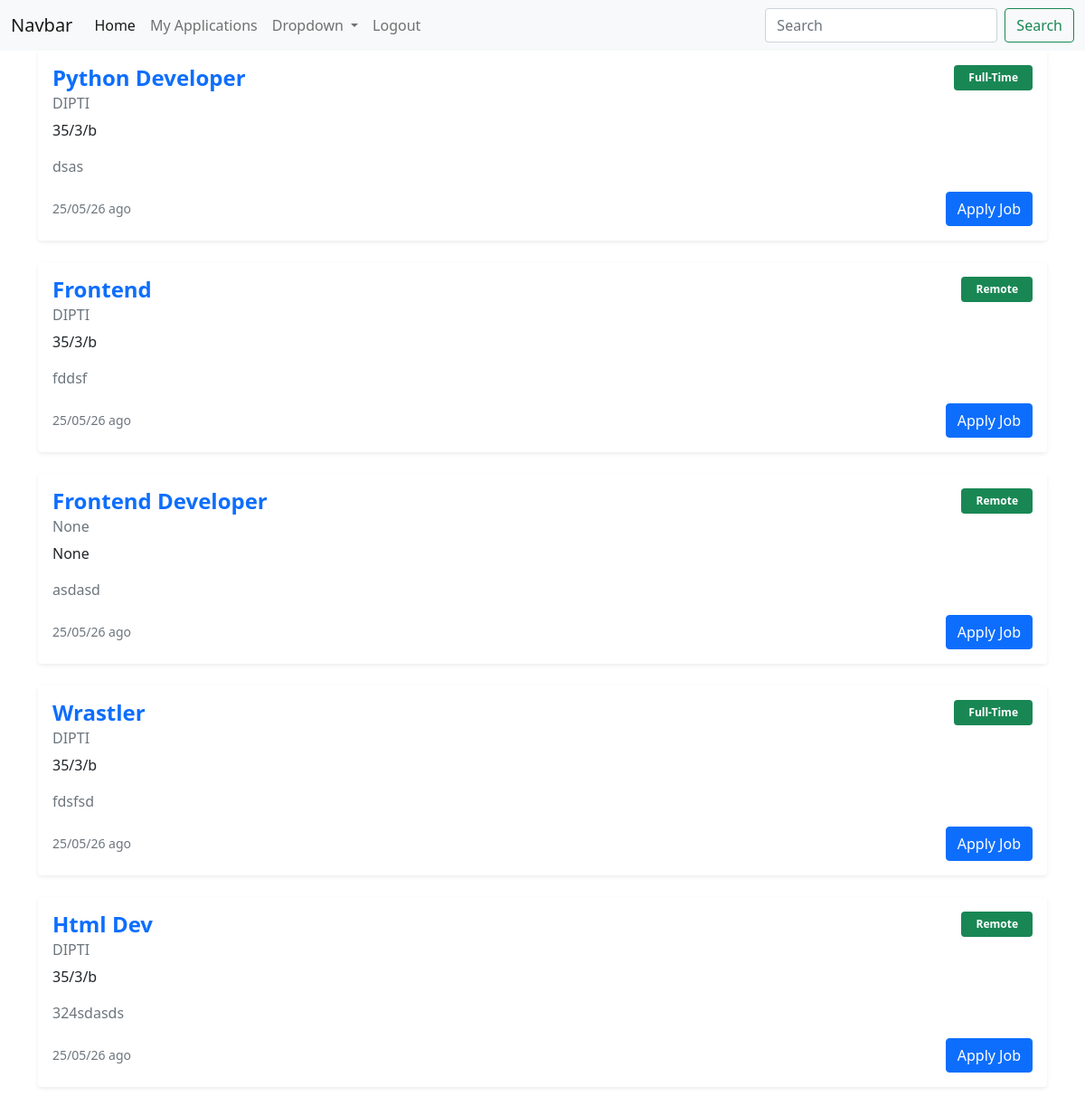
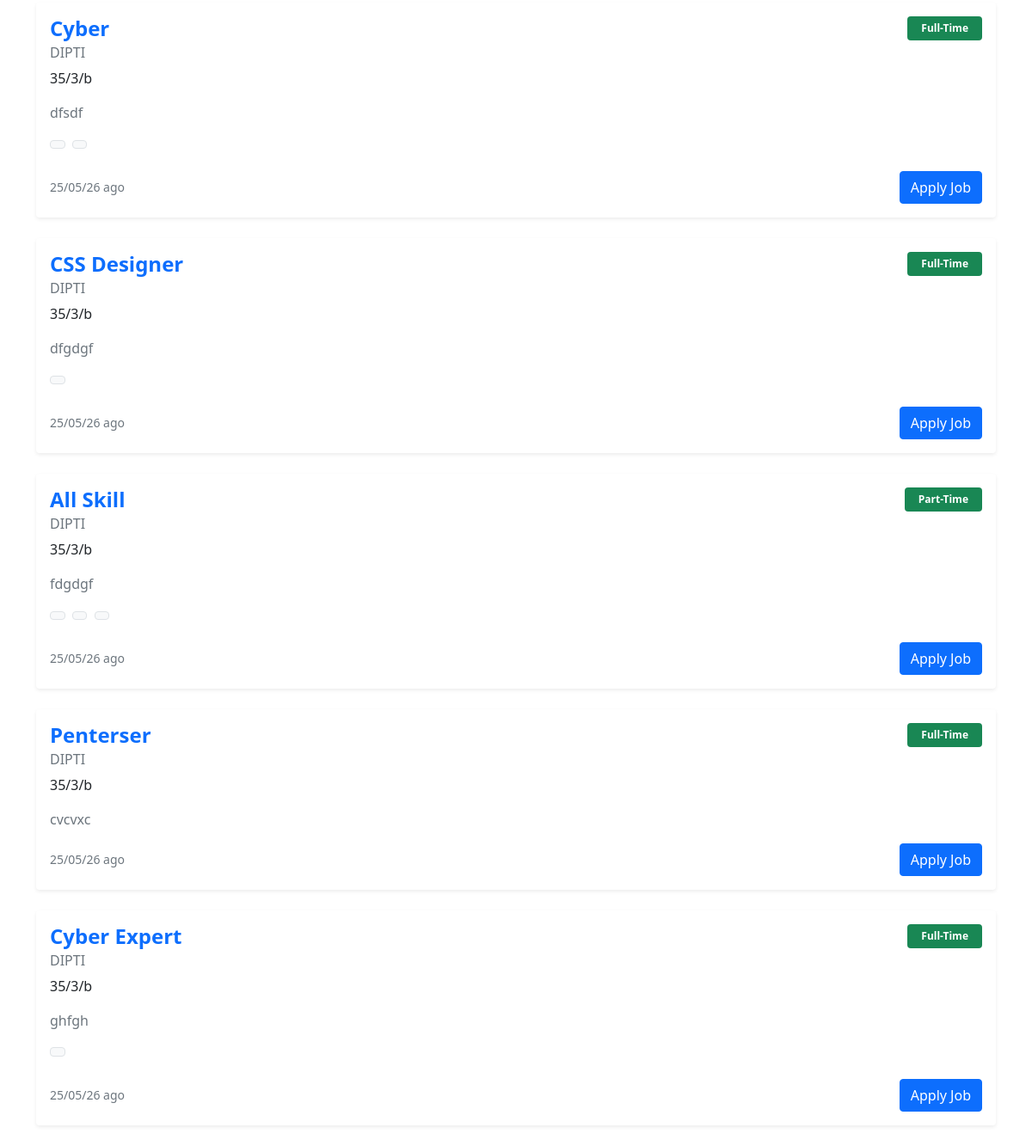
Page /dashboard/ (signed in) on the committed database (2 pictures, top to bottom).
### job_portal_againApp/models.py (models this page shows, shortened)
class JobPostModel(models.Model):
    CATEGORY=[
        ("Full-Time","Full-Time"),
        ("Part-Time","Part-Time"),
        ("Remote","Remote"),
        ("Hybrid","Hybrid"),
    ]
    user = models.ForeignKey(RecruiterProfileModel, on_delete=models.CASCADE)
    title = models.CharField(null=True, max_length=50)
    opening = models.CharField(null=True, max_length=50)
    description = models.TextField(null=True)
    category = models.CharField(choices=CATEGORY, max_length=50,null=True)
    skill_set = models.ManyToManyField(SkillModel,blank=True)

class RecruiterProfileModel(models.Model):
    user = models.OneToOneField(CustomuserModel, on_delete=models.CASCADE)
    name = models.CharField(null=True, max_length=50)
    company = models.CharField(null=True, max_length=50)
    phone = models.CharField(null=True, max_length=50)
    address = models.CharField(null=True, max_length=50)
    image = models.ImageField(upload_to="media/profile", max_length=None,null=True)

class SkillModel(models.Model):
    name = models.CharField(max_length=50,unique=True)

### job_portal_againApp/views.py (the view)
# urls.py: path('dashboard/',dashboardPage,name='dashboard'),
@login_required
def dashboardPage(request):
    job_data = JobPostModel.objects.all()
    context = {
        'job_data':job_data
    }
    return render(request,'pages/dashboard.html',context)

### job_portal_again/job_portal_againApp/templates/pages/dashboard.html (shortened to what this page needs)
{% extends 'base/base.html' %}
{% block body %}
{% for i in job_data %}
<div class="card shadow-sm border-0 mb-4">
    <div class="card-body">
        <div class="d-flex justify-content-between align-items-start">
            <div>
                <h4 class="fw-bold text-primary mb-1">
                    {{ i.title }}
                </h4>
                <h6 class="text-muted mb-2">
                    {{ i.user.company}}
                </h6>
            </div>
            <span class="badge bg-success px-3 py-2">
                {{ i.category }}
            </span>
        </div>
        <div class="mb-3">
            <p class="mb-1">
                {{ i.user.address }}
            </p>
        </div>
        <p class="text-secondary">
            {{ i.description }}
        </p>
        <div class="mb-3">
            {% for b in i.skill_set.all %}
                <span class="badge bg-light text-dark border me-1 mb-1">
                </span>
            {% endfor %}
        </div>
        <div class="d-flex justify-content-between align-items-center">
            <small class="text-muted">
                25/05/26 ago
            </small>
            <a href="{% url 'applyJob' i.id %}" class="btn btn-primary">
                Apply Job
            </a>
        </div>
    </div>
</div>
{% endfor %}
{% endblock body %}

### job_portal_again/job_portal_againApp/templates/base/base.html (shortened to what this page needs)
<!doctype html>
<html lang="en">
  <head>
    <link href="https://cdn.jsdelivr.net/npm/bootstrap@5.0.2/dist/css/bootstrap.min.css" rel="stylesheet">
  </head>
  <body>
    {% include "base/nav.html" %}
<div class="container">
    {% block body %}
    {% endblock body %}
</div>
  </body>
</html>

### job_portal_again/job_portal_againApp/templates/base/nav.html (shortened to what this page needs)
<nav class="navbar navbar-expand-lg navbar-light bg-light">
  <div class="container-fluid">
    <a class="navbar-brand" href="#">Navbar</a>
    <div class="collapse navbar-collapse" id="navbarSupportedContent">
      <ul class="navbar-nav me-auto mb-2 mb-lg-0">
        <li class="nav-item">
          <a class="nav-link active" aria-current="page" href="{% url 'dashboard' %}">Home</a>
        </li>
          <li class="nav-item">
          <a class="nav-link" href="{% url 'myJobPage' %}">My Applications</a>
        </li>
        <li class="nav-item dropdown">
          <a class="nav-link dropdown-toggle" href="#" id="navbarDropdown" role="button" data-bs-toggle="dropdown" aria-expanded="false">
            Dropdown
          </a>
        </li>
        <li class="nav-item">
          <a class="nav-link " href="{% url 'logout' %}" tabindex="-1" aria-disabled="true">Logout</a>
        </li>
      </ul>
      <form class="d-flex">
        <input class="form-control me-2" type="search" placeholder="Search" aria-label="Search">
        <button class="btn btn-outline-success" type="submit">Search</button>
      </form>
    </div>
  </div>
</nav>

### rows in the picture
JobPostModel: title "Python Developer", user.company "DIPTI", category "Full-Time", user.address "35/3/b", description "dsas"
JobPostModel: title "Frontend", user.company "DIPTI", category "Remote", user.address "35/3/b", description "fddsf"
JobPostModel: title "Frontend Developer", user.company "None", category "Remote", user.address "None", description "asdasd"
JobPostModel: title "Wrastler", user.company "DIPTI", category "Full-Time", user.address "35/3/b", description "fdsfsd"
JobPostModel: title "Html Dev", user.company "DIPTI", category "Remote", user.address "35/3/b", description "324sdasds"
JobPostModel: title "Cyber", user.company "DIPTI", category "Full-Time", user.address "35/3/b", description "dfsdf"
JobPostModel: title "CSS Designer", user.company "DIPTI", category "Full-Time", user.address "35/3/b", description "dfgdgf"
JobPostModel: title "All Skill", user.company "DIPTI", category "Part-Time", user.address "35/3/b", description "fdgdgf"
JobPostModel: title "Penterser", user.company "DIPTI", category "Full-Time", user.address "35/3/b", description "cvcvxc"
JobPostModel: title "Cyber Expert", user.company "DIPTI", category "Full-Time", user.address "35/3/b", description "ghfgh"
